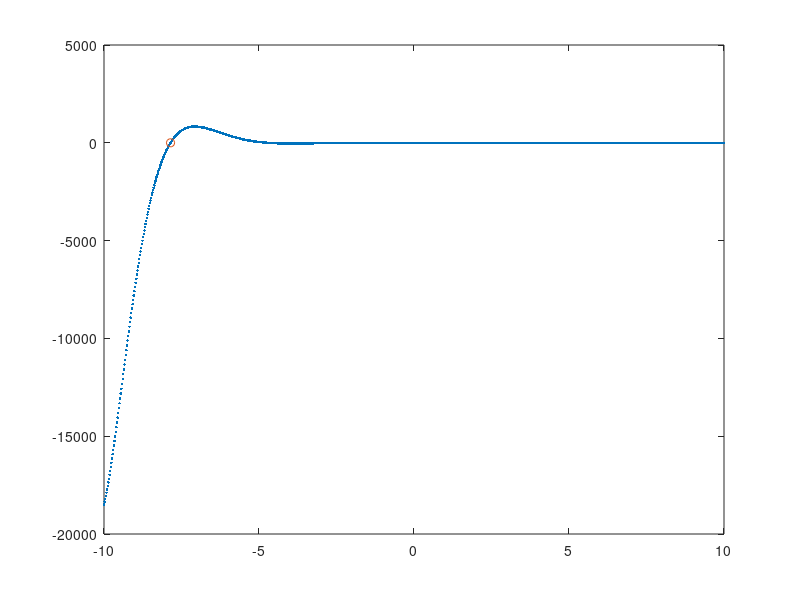
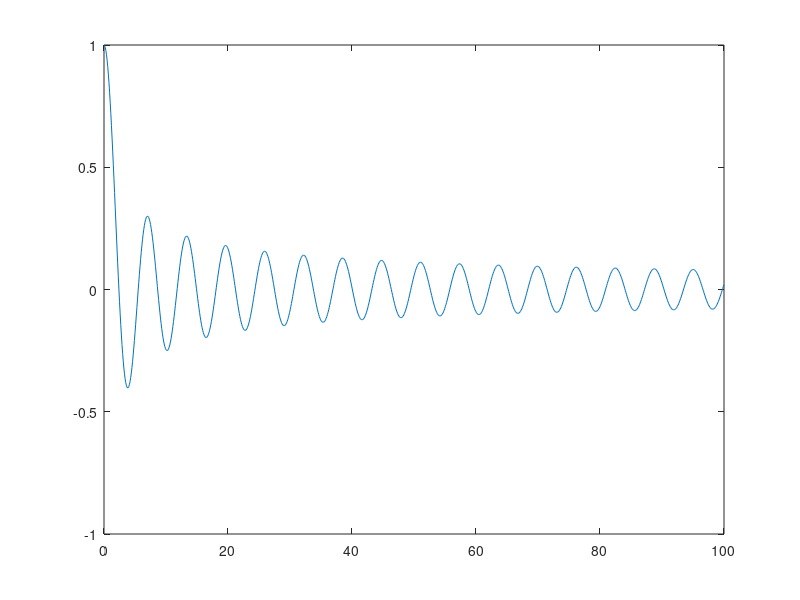
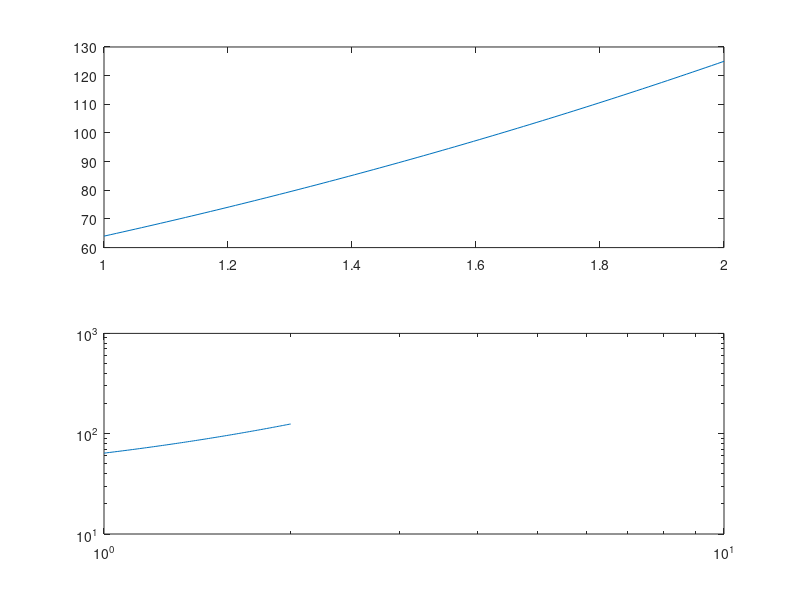
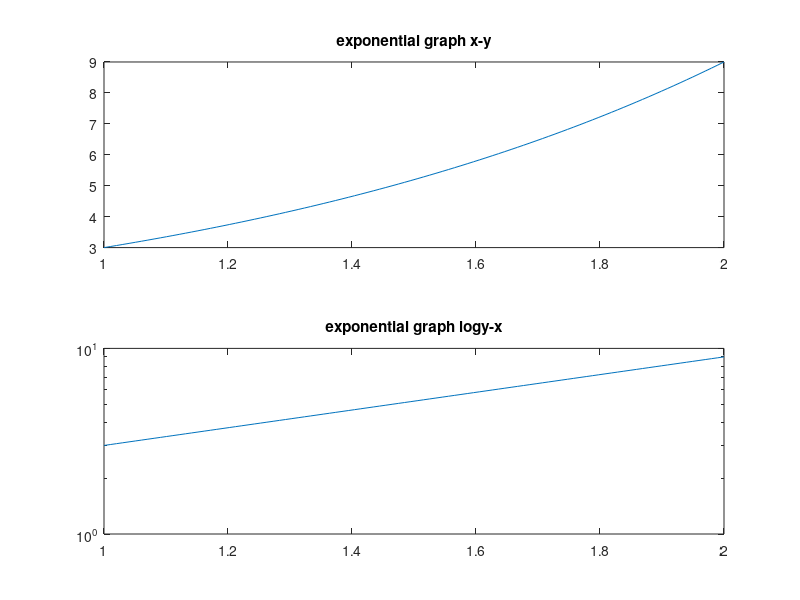

Recreate these plots in MATLAB, in order. (Note: this script raises an error after producing the figures.)
x = 2;
y = 2;
z = x + y;
disp(z)


%% Linear Algebra
x = [1,
    2,
    3];
A = rand(3,3);% random 4 x 3 matrix
y = A * x
B = rand(4,3)
C = B * A %% If you don't play semicolon in the end, 
% matlab will show the result

%Solve linear system Ax = b
b = rand(3,1);
x = A\b
%SVD Decomposition
[U,S,V] = svd(A)

%%Nonlinear Solvers for f(x) = 0
f = @(x) exp(-x) .* cos(x); % define a function f of(@) x 
%remind the dot product
%If you don't remeber, just google it
x = linspace(-10,10,1000);
figure(1);
plot(x,f(x), '.'); hold on% or use '-' for the last one

x0 = -9;
x0 = fzero(f,x0);
plot(x0,f(x0), "o")
f(x0)


%%Plot a special function
x = linspace(0,100,1000);
J0= besselj(0,x)%define a bessel function

figure(2);
plot(x,J0,'-')

%%ploting algebraic growth
x = linspace(1,2,100);
p = 3;
y = (3+x) .^ p;%maybe because x is vector
figure(3)
subplot(2,1,1)
plot(x,y,'-');
subplot(2,1,2);
loglog(x,y,'-');

%% Plotting exponential graph
a = 3;
y = a.^ x;
figure(4);
subplot(2,1,1);
plot(x,y,'-');
title("exponential graph x-y");
subplot(2,1,2);
semilogy(x,y,'-');
title("exponential graph logy-x");

%% Equations of projectile motion
%Constants
g = 9.8;
v0 = 15;
theta = linspace(0,pi/2,1000);%the angle to shoot

%function
f = v0^2/g * sin(2.*theta) - d;
figure(5);
plot(theta,f,"-");%no need for paranthesis of f as its value is already there
xlabel("\theta");
ylabel('f')
%if f is function, use fzero to solve for result  